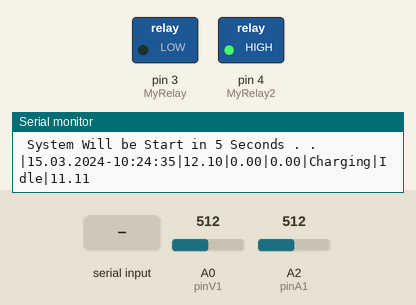
Recording of a sketch running on a simulated Arduino Uno, built with avr-gcc and run on an emulated ATmega328P. Parts: switched loads named in the sketch (green lamp = pin HIGH), the last lines printed to the serial monitor. The inputs (shaded band) are chosen by the test bench; at power-on: A0 (pinV1) = 512, A2 (pinA1) = 512. The local clock reads 2024-03-15 10:24:30 at power-on unless the sketch sets it.

Above: at 6.2 s.
6.3 s: "Not%20Charging" received over the second serial link
At 8.0 s:
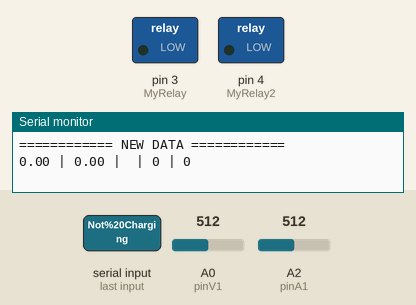
At 44.8 s:
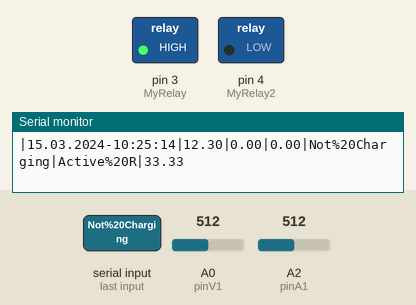
Timing chart, 0 to 45.5 s (numbered marks = the images above; inputs shaded):
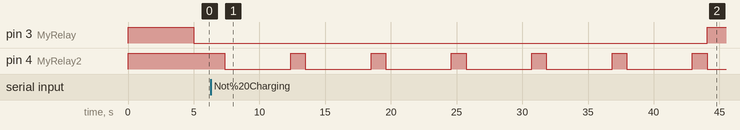

The sketch:

PROGRAM_ARDUINO_V2.ino
```cpp
/* ======================================================================
                      PROGRAM MIKROKONTROLER PANEL
   ======================================================================
   ERWIN NUR CAHYONO | erwinproject.id@gmail.com
   PROGRAM FITURE :
   [+] RTC DS3231
   [+] 1 DC CURRENT MEASUREMENT ACS712
   [+] 1 DC VOLTAGE MEASUREMENT
   [+] CALCULATION POWER MEASURMENT (WATT)
   [+] RELAY AUTO CHARGING
   [+] SEND DATA TO NODEMCU V3
   ======================================================================
*/
#include <DS3231.h>
#include <SoftwareSerial.h>
#include <Wire.h>

const int pinV1 = A0;
//#define pinV1         A0  // SENSOR TEGANGAN SOLAR CELL
#define pinA1         A2  // SENSOR ARUS PADA PWM CHARGE
#define Sda           A4  // SDA I2C
#define Scl           A5  // SCL I2C
#define MyRelay       3   // RELAY JAM
#define MyRelay2      4   // PROTEKSI
#define RHigh         LOW
#define RLow          HIGH
#define rx1           9   // KOMUNIKASI KE NODEMCU
#define tx1           10
#define rx2           11  // KOMUNIKASI DARI NODEMCU KE ARDUINO
#define tx2           12
#define br            57600

SoftwareSerial ToNode (rx1, tx1);
SoftwareSerial FromNode (rx2, tx2);
Time t;
DS3231 rtc(Sda, Scl); // inisialisasi penggunaan i2c

// GLOBAL CONFIG
int con_time = 1000;

float val2;

// SENSOR ACS712
const int analogIn  = pinA1;
// use 100 for 20A Module and 66 for 30A Module
int mVperAmp = 100; // DEFAULT 185
int RawValue = 0;
int ACSoffset = 2500;

double Voltage = 0;
double Amps = 0;
double ampereku = 0;

// SENSOR TEGANGAN SOLARCELL
float fixdataTegangan1 = 0;
float vOUT = 0.0;
float vIN = 0.0;
float R1 = 30000.0;
float R2 = 7500.0;
int   value = 0;

float CMPCharge = 0.4;
float CMPNCharge = 0.2;

float CMP12 = CMPNCharge;        // USB LAPTOP 0.6 - SUPPLY SOLAR CHARGE 0.9 / NO CHARGE 0.7
float BatasMaxAki = 14.5;
float autocharge = 10;           // CHARGE AGAIN IN %
float BatasMinAki = 11.8;
double persen_aki;

// DAYA
float watt;

// RELAY SETTING
int DRelay = 3;
int DRelayCharge;

// STATUS PROTEKSI
String ProteksiRelay = "Idle";

// DELAY SEND TO NODEMCU
float aturdelay = 15;    // menit
long int perms = 1000, convertminutes = 60;
long int hasildelay;

// NOTIFIKASI POSISI CHARGING RTC
uint8_t GetHour = 0;
int jamawalcharge = 10;
int jamakhircharge = 16;
String ChargeAki, DateRTC, TanggalRTC, TimeRTC;

String StatusAlat = "On";
int count_proteksi;
// GET DATA
int i;
String dt[10];

float dataset_tegangan = 14.6, dataset_arus = 2500;
String dataset_control;
int dataset_timea, dataset_timeb;

int b = 0;
String GetData = "", SendData = "", pemisah = "|";

boolean sendkun = false;
boolean battraifull = false;

// ==========================================================================
void setup() {
  pinMode(pinV1, INPUT);
  pinMode(pinA1, INPUT);
  pinMode(MyRelay, OUTPUT);
  pinMode(MyRelay2, OUTPUT);

  digitalWrite(MyRelay, RLow);
  digitalWrite(MyRelay2, RLow);

  Serial.begin(br);
  ToNode.begin(br);
  FromNode.begin(br);
  rtc.begin();
  Serial.println(" System Will be Start in 5 Seconds . . ");
  delay(5000);
}

// ==========================================================================

void loop() {
  ProgRTC();
  KomFromNode();
  if (GetData.length() > 0) {
    parsingData();
  }
  GetData = "";


  proteksiAki();
  pArus1();           // PROGRAM SENSOR ARUS ACS712
  rtegangan1();       // PROGRAM SENSOR TEGANGAN SOLAR CELL
  wattmeter();        // PROGRAM KALKULASI WATT / DAYA
  kalkulasibattrai(); // PROGRAM BACA STATUS AKI %

  sendNode();         // MENGIRIM DATA KE NODEMCU
  KomToNode();        // KIRIM UART SERIAL

  //  Serial.println(ampereku);

  // OLD PROGRAM
  //    if (sendkun == false) {
  //      KomFromNode();
  //      if (GetData.length() > 0) {
  //        parsingData();
  //      }
  //      GetData = "";
  //      sendkun = true;
  //    }
  //    if (sendkun == true) {
  //      pArus1();           // PROGRAM SENSOR ARUS ACS712
  //      rtegangan1();       // PROGRAM SENSOR TEGANGAN SOLAR CELL
  //      wattmeter();        // PROGRAM KALKULASI WATT / DAYA
  //      kalkulasibattrai(); // PROGRAM BACA STATUS AKI %
  //
  //      KomToNode();        // PROGRAM BACA DATA SERIAL
  //      sendNode();         // MENGIRIM DATA KE NODEMCU
  //      sendkun = false;
  //      //delay(1000);
  //    }

  delay(1000);
}
// ==========================================================================

// ============== MY SUB FUNCTION ==============
// READ SEND DATA TO NODEMCU
void KomToNode() {
  while (ToNode.available()) {
    delay(10);
    char c = ToNode.read();
    SendData += c;
  }
}

void kalkulasibattrai() {
  if (ChargeAki == "Not%20Charging") {
    //    BatasMaxAki = 13.1;
    BatasMaxAki = 13.3;
  } else {
    BatasMaxAki = 14.5;
  };
  double selisih_data = (fixdataTegangan1 - BatasMinAki);
  persen_aki = (100 / (BatasMaxAki - BatasMinAki) * selisih_data);
  if (persen_aki >= 100) {
    persen_aki = 100;
  }
  else if (persen_aki <= 0) {
    persen_aki = 0;
  };
  if (persen_aki == 100) {
    battraifull = true;
  }
  else if (persen_aki < autocharge ) {
    battraifull = false;
  }

}


void sendNode() {
  SendData = pemisah;
  SendData += DateRTC;             // TANGGAL JAM
  SendData += pemisah;
  SendData += fixdataTegangan1;    // TEGANGAN AKI
  SendData += pemisah;
  SendData += ampereku;            // ARUS DC
  SendData += pemisah;
  SendData += watt;                // DAYA
  SendData += pemisah;
  SendData += ChargeAki;           // STATUS ALAT
  SendData += pemisah;
  SendData += ProteksiRelay;       // RELAY PROTEKSI
  SendData += pemisah;
  SendData += persen_aki;          // PRESENTASI AKI
  if (SendData.length() > 0) {
    ToNode.print(SendData);
    Serial.println(SendData);
  }
}

// PROGRAM TEGANGAN SOLAR CELL
void rtegangan1() {
  value = analogRead(pinV1);
  vOUT = (value * 5.0) / 1024.0;
  vIN = vOUT / (R2 / (R1 + R2));

  if (ChargeAki == "Charging") {
    CMP12 = CMPCharge;
  }
  else {
    CMP12 = CMPNCharge;
  };

  vIN = vIN - CMP12;

  if ((vIN >= 10) && (vIN <= BatasMinAki)) {
    //vIN = 11.6;
  };
  if (vIN < 0) {
    vIN = 0;
  };
  fixdataTegangan1 = vIN ;
  delay(100);
}

// PROGRAM ARUS SOLAR CELL
void pArus1() {
  RawValue = analogRead(analogIn);
  Voltage = (RawValue / 1024.0) * 5000; // Gets you mV
  Amps = ((Voltage - ACSoffset) / mVperAmp);
  ampereku = (Amps * 1000);
  if (Amps < 0) {
    Amps = 0;
  }
  if (ampereku < 0) {
    ampereku = 0;
  }
}

// PROGRAM WATT METER
void wattmeter() {
  watt = fixdataTegangan1 * Amps;
}

// PARSING DATA
void parsingData() {
  int j = 0;
  dt[j] = "";
  for (i = 1; i < GetData.length(); i++) {
    if ((GetData[i] == '|'))
    {
      j++;
      dt[j] = "";
    }
    else
    {
      dt[j] = dt[j] + GetData[i];
    }
  }
  dataset_tegangan = (dt[0].toFloat());
  dataset_arus = (dt[1].toFloat());
  dataset_control = (dt[2]);
  dataset_timea = (dt[3].toInt());
  dataset_timeb = (dt[4].toInt());

  jamawalcharge = dataset_timea;
  jamakhircharge = dataset_timeb;
  StatusAlat = dataset_control;

  Serial.println();
  Serial.println("============ NEW DATA ============");
  Serial.print(dataset_tegangan);
  Serial.print(" | ");
  Serial.print(dataset_arus);
  Serial.print(" | ");
  Serial.print(dataset_control);
  Serial.print(" | ");
  Serial.print(dataset_timea);
  Serial.print(" | ");
  Serial.println(dataset_timeb);
  Serial.println();
}

// GET DATA DARI NODEMCU
void KomFromNode() {
  while (FromNode.available()) {
    delay(10);
    char j = FromNode.read();
    GetData += j;
  }
}

void ProgRTC() {
  t = rtc.getTime();
  GetHour = t.hour, DEC;

  TanggalRTC = rtc.getDateStr();
  TimeRTC = rtc.getTimeStr();
  DateRTC = TanggalRTC + "-" + TimeRTC;

  //Serial.println(DateRTC);

  DRelayCharge = DRelay * con_time;

  // PROGRAM RELAY CHARGING

  // NEW PROGRAM
  if (StatusAlat == "On") {
    digitalWrite(MyRelay, RHigh);
    ChargeAki = "Charging";
  }
  else if (StatusAlat == "Auto") {
    if (battraifull == true) {
      digitalWrite(MyRelay, RLow);
      ChargeAki = "Not%20Charging";
    }
    else if (battraifull == false) {
      if ((GetHour >= jamawalcharge) && (GetHour <= jamakhircharge)) {
        digitalWrite(MyRelay, RHigh);
        ChargeAki = "Charging";
      } else {
        digitalWrite(MyRelay, RLow);
        ChargeAki = "Not%20Charging";
      };
    };
  }
  else if (StatusAlat == "Off") {
    digitalWrite(MyRelay, RLow);
    ChargeAki = "Not%20Charging";
  };

  // OLD PROGRAM
  //  if ((GetHour >= jamawalcharge) && (GetHour <= jamakhircharge) || (StatusAlat == "On")) {
  //    digitalWrite(MyRelay, RHigh);
  //    ChargeAki = "Charging";
  //  }
  //  else if ((GetHour >= jamawalcharge) && (GetHour <= jamakhircharge) && (StatusAlat == "Auto")) {
  //    digitalWrite(MyRelay, RHigh);
  //    ChargeAki = "Charging";
  //  }
  //  else {
  //    delay(DRelayCharge);
  //    digitalWrite(MyRelay, RLow);
  //    ChargeAki = "Not%20Charging";
  //  };
}

void proteksiAki() {
  if (count_proteksi <= 5) {
    if ((ampereku >= dataset_arus) || (fixdataTegangan1 >= dataset_tegangan)) {
      digitalWrite(MyRelay2, RHigh);
      ProteksiRelay = "Active";
      count_proteksi += 1;
      delay(5000);
      digitalWrite(MyRelay2, RLow);
      ProteksiRelay = "Idle";
    }
    //    else {
    //      digitalWrite(MyRelay2, RLow);
    //      ProteksiRelay = "Idle";
    //    }
  } else {
    digitalWrite(MyRelay2, RHigh);
    ProteksiRelay = "Active%20R";
    digitalWrite(MyRelay, RLow);
    ChargeAki = "Not%20Charging";
  };
}
```

Measured:
- after the input at 6.3 s, pin 3 (MyRelay): LOW → HIGH after 37.8 s; pin 4 (MyRelay2): alternates HIGH for 1.1 s and LOW for 5.0 s, starting after 1.1 s
